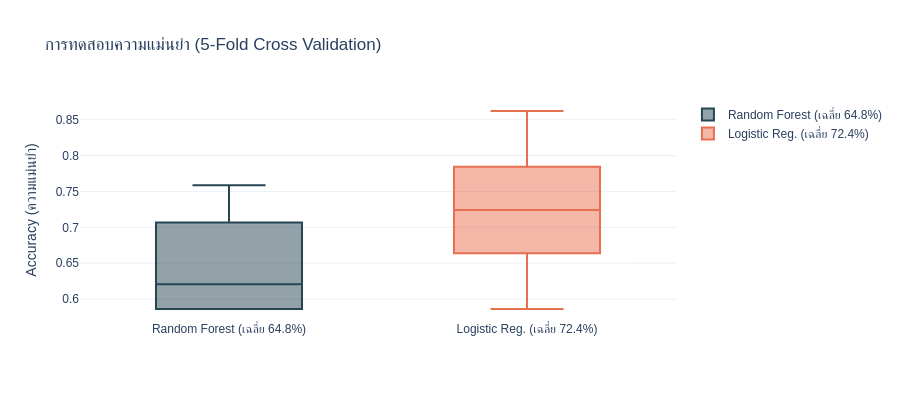
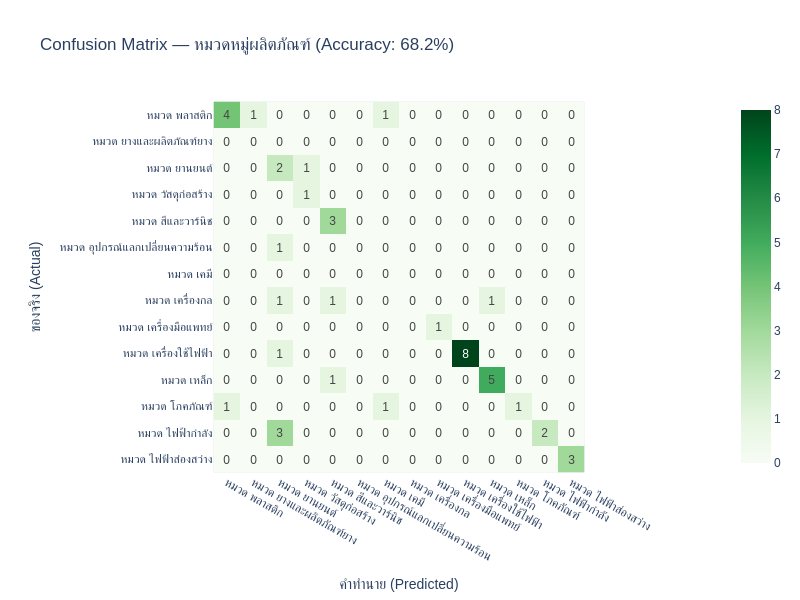
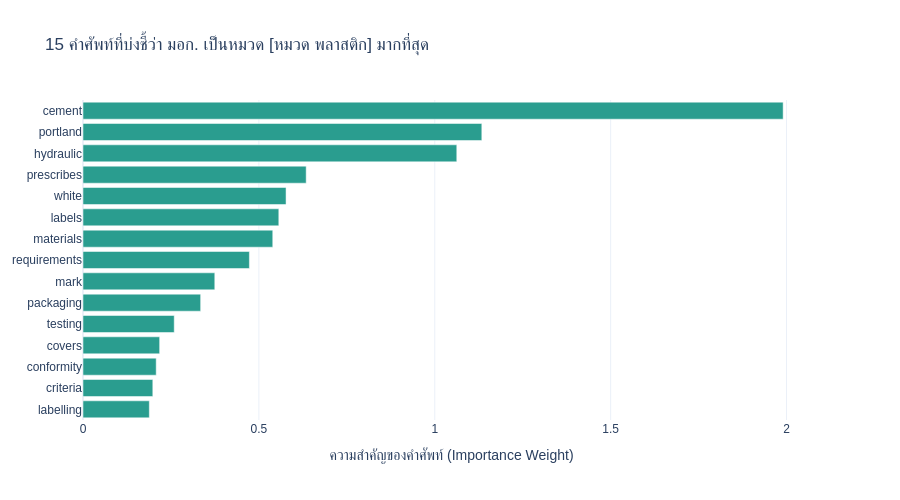

Notebook code cell kept with these figures, in order:
### Markdown cell above
---
## 🤖 โมเดลที่ 1 — Text Classification: ทำนายหมวดหมู่จากข้อความ
**เป้าหมาย:** ให้ AI อ่านประโยคภาษาอังกฤษในคำอธิบายขอบข่ายมาตรฐาน แล้วสอนให้ทายว่า มอก. นั้นควรอยู่ในหมวดหมู่ใด
เราจะเปรียบเทียบ 2 อัลกอริทึม (Random Forest และ Logistic Regression) ว่าใครแม่นกว่ากัน

### Code cell
from sklearn.feature_extraction.text import TfidfVectorizer
from sklearn.ensemble import RandomForestClassifier
from sklearn.linear_model import LogisticRegression
from sklearn.model_selection import train_test_split, cross_val_score
from sklearn.metrics import classification_report, confusion_matrix

# 1. คัดกรองข้อมูล: โมเดล Classification ต้องการตัวอย่างอย่างน้อย 2 ตัวต่อ 1 หมวดหมู่
category_counts = df['category_name'].value_counts()
valid_categories = category_counts[category_counts >= 2].index
model_data = df[df['category_name'].isin(valid_categories)].copy()

print(f"จำนวนหมวดหมู่ที่นำมาใช้ฝึก AI (ต้องมีอย่างน้อย 2 ฉบับ): {len(valid_categories)} หมวดหมู่")

# 2. แปลงข้อความ (Text) ให้กลายเป็นตัวเลข (TF-IDF Vector)
# TF-IDF คือการให้คะแนนความสำคัญของคำศัพท์ (คำที่พบบ่อยในเอกสารนี้ แต่ไม่พบบ่อยในเอกสารอื่น จะได้คะแนนสูง)
text_vectorizer = TfidfVectorizer(stop_words='english', max_features=1000)

# ให้ AI อ่านข้อความแล้วสกัดคำศัพท์ 1,000 คำหลักออกมา
X_text_features = text_vectorizer.fit_transform(model_data['text_for_ai']).toarray()
y_targets = np.array(model_data['category_name'])

# 3. แข่งขันหาคนเก่งด้วยวิธี Cross-Validation (แบ่งสอบ 5 รอบ)
model_rf = RandomForestClassifier(n_estimators=200, random_state=42)
model_lr = LogisticRegression(max_iter=1000, random_state=42, class_weight='balanced')

# หมายเหตุ: ข้อมูลเรามีน้อย บางรอบอาจจะมีคลาสโผล่ไปไม่ครบ จึงใช้ Cross-validation ธรรมดาไม่ได้ใช้ Stratified แบบเข้มงวด
scores_rf = cross_val_score(model_rf, X_text_features, y_targets, cv=5, scoring='accuracy')
scores_lr = cross_val_score(model_lr, X_text_features, y_targets, cv=5, scoring='accuracy')

# 4. วาดกราฟเปรียบเทียบคะแนน (Boxplot)
figure_cv = go.Figure()
figure_cv.add_trace(go.Box(y=scores_rf, name=f'Random Forest (เฉลี่ย {scores_rf.mean():.1%})', marker_color='#264653'))
figure_cv.add_trace(go.Box(y=scores_lr, name=f'Logistic Reg. (เฉลี่ย {scores_lr.mean():.1%})', marker_color='#e76f51'))
figure_cv.update_layout(
    title='การทดสอบความแม่นยำ (5-Fold Cross Validation)', 
    yaxis_title='Accuracy (ความแม่นยำ)',
    template='plotly_white', 
    height=400, 
    font=dict(family='Sarabun, sans-serif')
)
figure_cv.show()

# 5. ใช้โมเดลที่ชนะ (Logistic Regression) มาเรียนรู้เต็มรูปแบบ
X_train, X_test, y_train, y_test = train_test_split(X_text_features, y_targets, test_size=0.3, random_state=42)

model_lr.fit(X_train, y_train)
y_predicted = model_lr.predict(X_test)
accuracy = np.mean(y_predicted == y_test)
print(f"\n🏆 ความแม่นยำของ Logistic Regression บนชุดทดสอบ: {accuracy:.1%}")

# 6. สร้างแผนภาพ Confusion Matrix เพื่อดูจุดบอด (ว่าทายผิดเป็นหมวดไหน)
unique_classes = sorted(list(set(y_test) | set(y_predicted)))
confusion_mat = confusion_matrix(y_test, y_predicted, labels=unique_classes)

figure_cm_text = px.imshow(
    confusion_mat, 
    text_auto=True, 
    x=unique_classes, 
    y=unique_classes,
    labels={'x': 'คำทำนาย (Predicted)', 'y': 'ของจริง (Actual)'}, 
    color_continuous_scale='Greens',
    title=f'Confusion Matrix — หมวดหมู่ผลิตภัณฑ์ (Accuracy: {accuracy:.1%})'
)
figure_cm_text.update_layout(height=600, width=800, font=dict(family='Sarabun, sans-serif'))
figure_cm_text.show()

# 7. สกัดคำศัพท์ชี้เป็นชี้ตาย (Top Features) ที่ทำให้โมเดลตัดสินใจ
vocab = np.array(text_vectorizer.get_feature_names_out())
coefficients = model_lr.coef_[0]  # ดึงน้ำหนักคำศัพท์ของคลาสแรกสุด
top_indices = np.argsort(np.abs(coefficients))[-15:]  # เลือก 15 คำที่น้ำหนักแรงสุด

figure_features = go.Figure(go.Bar(
    x=np.abs(coefficients)[top_indices], 
    y=vocab[top_indices], 
    orientation='h',
    marker=dict(color='#2a9d8f')
))
figure_features.update_layout(
    title=f'15 คำศัพท์ที่บ่งชี้ว่า มอก. เป็นหมวด [{unique_classes[0]}] มากที่สุด',
    xaxis_title='ความสำคัญของคำศัพท์ (Importance Weight)',
    template='plotly_white', 
    height=500, 
    font=dict(family='Sarabun, sans-serif')
)
figure_features.show()

### Figure 1 — Plotly figure (JSON) as saved in the notebook; plotly's stock layout.template omitted (floating-point values rounded to 4 significant figures)
{"data": [{"marker": {"color": "#264653"}, "name": "Random Forest (เฉลี่ย 64.8%)", "type": "box", "y": [0.6207, 0.6897, 0.5862, 0.7586, 0.5862]}, {"marker": {"color": "#e76f51"}, "name": "Logistic Reg. (เฉลี่ย 72.4%)", "type": "box", "y": [0.5862, 0.8621, 0.7586, 0.7241, 0.6897]}], "layout": {"font": {"family": "Sarabun, sans-serif"}, "height": 400, "title": {"text": "การทดสอบความแม่นยำ (5-Fold Cross Validation)"}, "yaxis": {"title": {"text": "Accuracy (ความแม่นยำ)"}}}}

### Figure 2 — Plotly figure (JSON) as saved in the notebook; plotly's stock layout.template omitted (floating-point values rounded to 4 significant figures; data arrays with more than 128 entries replaced by an {"elided": "..."} marker saying what was removed)
{"data": [{"coloraxis": "coloraxis", "hovertemplate": "คำทำนาย (Predicted): %{x}<br>ของจริง (Actual): %{y}<br>color: %{z}<extra></extra>", "name": "0", "texttemplate": "%{z}", "type": "heatmap", "x": ["หมวด พลาสติก", "หมวด ยางและผลิตภัณฑ์ยาง", "หมวด ยานยนต์", "หมวด วัสดุก่อสร้าง", "หมวด สีและวาร์นิช", "หมวด อุปกรณ์แลกเปลี่ยนความร้อน", "หมวด เคมี", "หมวด เครื่องกล", "หมวด เครื่องมือแพทย์", "หมวด เครื่องใช้ไฟฟ้า", "หมวด เหล็ก", "หมวด โภคภัณฑ์", "หมวด ไฟฟ้ากำลัง", "หมวด ไฟฟ้าส่องสว่าง"], "xaxis": "x", "y": ["หมวด พลาสติก", "หมวด ยางและผลิตภัณฑ์ยาง", "หมวด ยานยนต์", "หมวด วัสดุก่อสร้าง", "หมวด สีและวาร์นิช", "หมวด อุปกรณ์แลกเปลี่ยนความร้อน", "หมวด เคมี", "หมวด เครื่องกล", "หมวด เครื่องมือแพทย์", "หมวด เครื่องใช้ไฟฟ้า", "หมวด เหล็ก", "หมวด โภคภัณฑ์", "หมวด ไฟฟ้ากำลัง", "หมวด ไฟฟ้าส่องสว่าง"], "yaxis": "y", "z": {"elided": "14x14 int values"}}], "layout": {"coloraxis": {"colorscale": [[0, "rgb(247,252,245)"], [0.125, "rgb(229,245,224)"], [0.25, "rgb(199,233,192)"], [0.375, "rgb(161,217,155)"], [0.5, "rgb(116,196,118)"], [0.625, "rgb(65,171,93)"], [0.75, "rgb(35,139,69)"], [0.875, "rgb(0,109,44)"], [1, "rgb(0,68,27)"]]}, "font": {"family": "Sarabun, sans-serif"}, "height": 600, "title": {"text": "Confusion Matrix — หมวดหมู่ผลิตภัณฑ์ (Accuracy: 68.2%)"}, "width": 800, "xaxis": {"anchor": "y", "constrain": "domain", "domain": [0, 1], "scaleanchor": "y", "title": {"text": "คำทำนาย (Predicted)"}}, "yaxis": {"anchor": "x", "autorange": "reversed", "constrain": "domain", "domain": [0, 1], "title": {"text": "ของจริง (Actual)"}}}}

### Figure 3 — Plotly figure (JSON) as saved in the notebook; plotly's stock layout.template omitted (floating-point values rounded to 4 significant figures)
{"data": [{"marker": {"color": "#2a9d8f"}, "orientation": "h", "type": "bar", "x": [0.1885, 0.1985, 0.2081, 0.2179, 0.2593, 0.3344, 0.3747, 0.473, 0.5395, 0.5566, 0.5772, 0.6345, 1.063, 1.134, 1.99], "y": ["labelling", "criteria", "conformity", "covers", "testing", "packaging", "mark", "requirements", "materials", "labels", "white", "prescribes", "hydraulic", "portland", "cement"]}], "layout": {"font": {"family": "Sarabun, sans-serif"}, "height": 500, "title": {"text": "15 คำศัพท์ที่บ่งชี้ว่า มอก. เป็นหมวด [หมวด พลาสติก] มากที่สุด"}, "xaxis": {"title": {"text": "ความสำคัญของคำศัพท์ (Importance Weight)"}}}}
